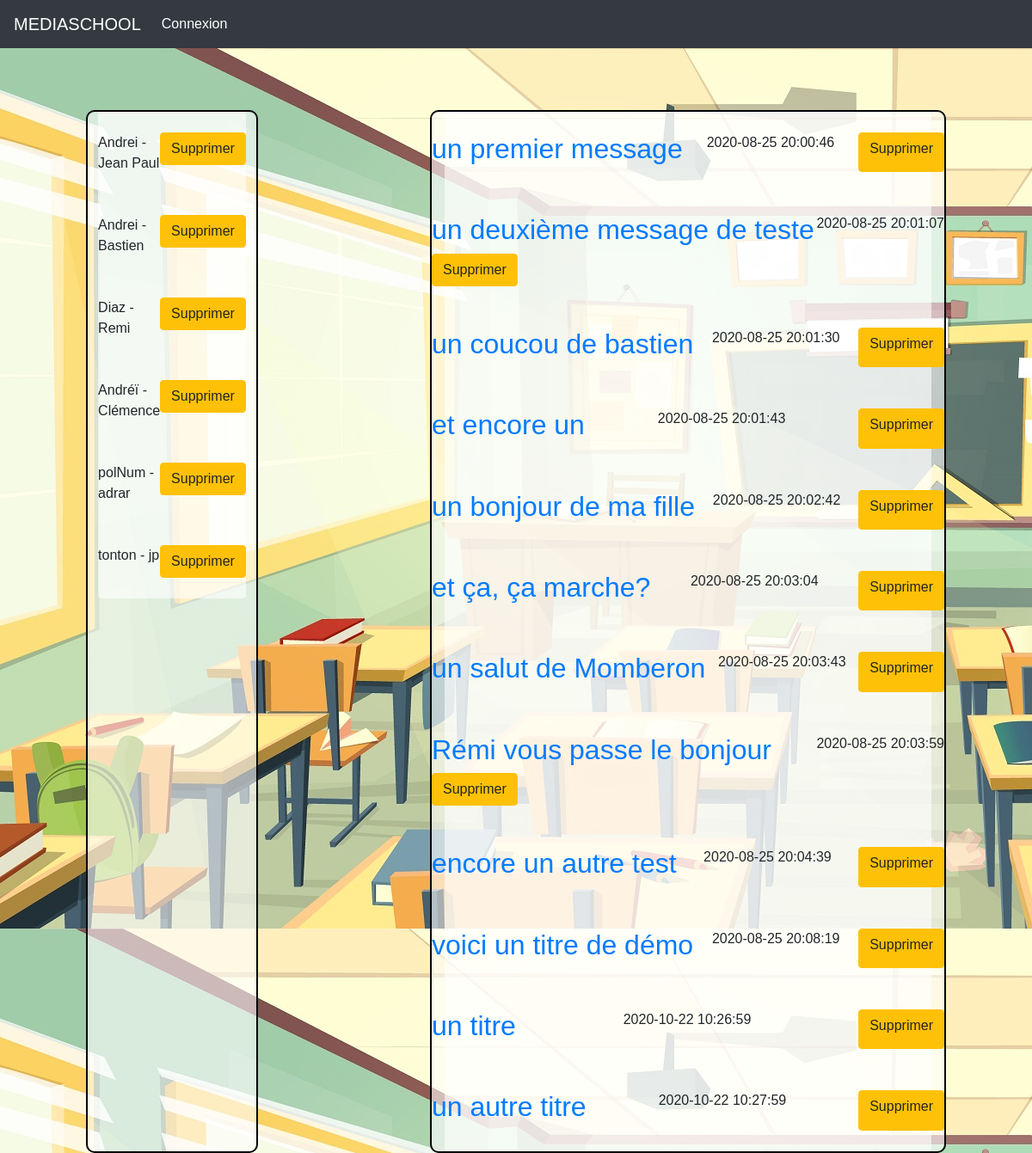
Page /view/dev-admin-school.php on the earlier database version.
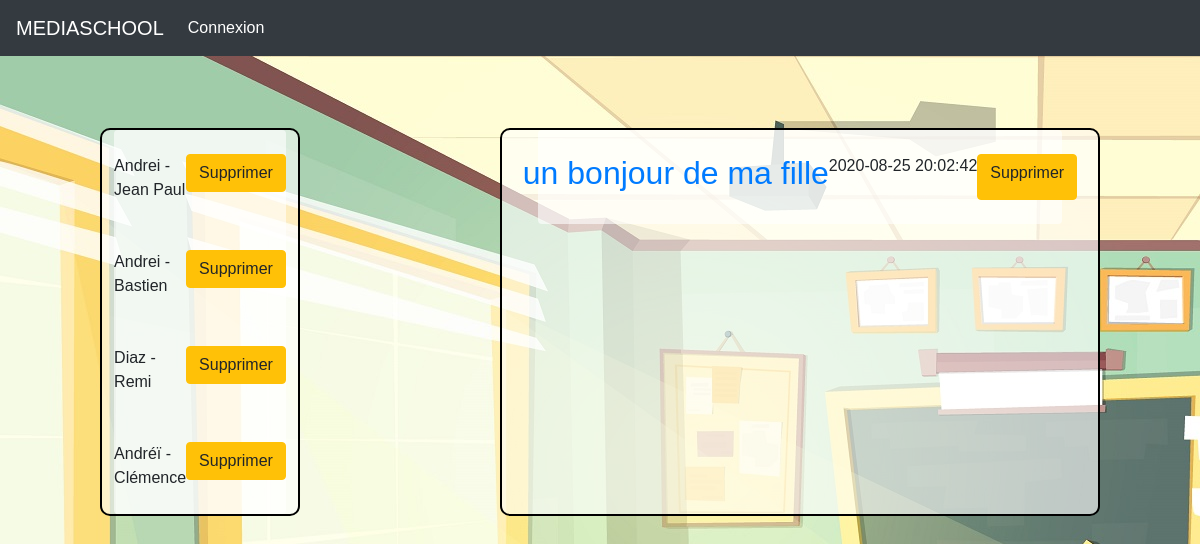
Same page on the later database version.
### tables this page shows
CREATE TABLE `users` (
  `id` int(11) NOT NULL,
  `name` varchar(50) NOT NULL,
  `surname` varchar(50) NOT NULL,
  `mail` varchar(255) NOT NULL,
  `mdp` text NOT NULL,
  `avatar` text DEFAULT NULL,
  `admin` tinyint(1) NOT NULL DEFAULT 0
);

CREATE TABLE `messages` (
  `m_id` int(11) NOT NULL,
  `createdAt` timestamp NULL DEFAULT current_timestamp(),
  `title` varchar(150) NOT NULL,
  `content` text NOT NULL,
  `id_sender` int(11) NOT NULL,
  `id_receiver` int(11) NOT NULL
);

### controller/header.control.php (called while the page is built, shortened)
<?php
if (isset($_GET['id']) && $_SESSION['admin'] == 0)
{
    $connexion = "index.php?id=" . $_SESSION['id'];
    $monCompte =  "profil.php?id=" . $_SESSION['id'];
    $error = "Vous n'avez pas les droits";
}
else if (isset($_GET['id']) && $_SESSION['admin'] == 1)
{
    $connexion = "index.php?id=" . $_SESSION['id'] . "&admin=" . $_SESSION['admin'];
    $monCompte =  "profil.php?id=" . $_SESSION['id'] . "&admin=" . $_SESSION['admin'];
    $admin = "dev-admin-school.php?id=". $_SESSION['id']."&admin=".$_SESSION['admin'];
}else{
    $connexion = "signIn.php";
}

### controller/dev-admin-school.controler.php (called while the page is built, shortened)
<?php
try {
    $conn = new PDO("mysql:host=" . $_ENV['SERVERNAME'] . ";dbname=" . $_ENV['DBNAME'] . ";charset=utf8", $_ENV['USERNAME'] , $_ENV['PASSWORD'] );
    $userList =  $conn->query("SELECT * FROM users");
    $messageList = $conn->query("SELECT * FROM messages");
} catch (\Throwable $th) {
    echo $th;
}

### view/dev-admin-school.php (the view, shortened to what this page needs)
<?php
include "../controller/head.php";
require "header.php";
include "../controller/header.control.php";
require "../controller/dev-admin-school.controler.php";
?>
<div class="container-fluid ">
    <div class="row d-flex justify-content-around">
        <div class="col-md-2 profil">
            <ul class="list-group admin-list" style="list-style-type:none;">
                <?php
                while ($listInfo = $userList->fetch()) {
                    $userId = "dev-admin-school.php?id=" . $_SESSION['id'] . "&admin=" . $_SESSION['admin'] . "&delete=" . $listInfo['id'];
                ?>
                <li class=" d-flex justify-content-between">
                    <span><?=$listInfo['name']; ?> - <?= $listInfo['surname']; ?></span>
                    <form action="" method="post">
                        <a type="submit" name="deleteUser" class="btn btn-warning" href="<?= $userId ?>">Supprimer</a>
                    </form>
                </li>
                <?php
                }
                ?>
            </ul>
        </div>
        <div class="col-md-6 profil">
            <ul class="list-group admin-list" style="list-style-type:none;">
                <?php
                while ($messageInfo = $messageList->fetch()) {
                    $articleId = "dev-admin-school.php?id=" . $_SESSION['id'] . "&admin=" . $_SESSION['admin'] . "&deleteMessage=" . $messageInfo['m_id'];
                ?>
                <li class="row d-flex justify-content-between">
                    <h2><a href="<?= $articleId ?>" name="singleArticle"
                            id="singleArticle"><?= $messageInfo['title']; ?></a></h2>
                    <span><?= $messageInfo['createdAt']; ?></span>
                    <a type="submit"  name="deleteMessage" class="btn btn-warning" href="<?= $articleId ?>">Supprimer</a>
                </li>
                <?php
                }
                ?>
            </ul>
        </div>
    </div>
</div>

### controller/head.php (shortened to what this page needs)
<!DOCTYPE html>
<html lang="fr">
<head>
    <link rel="stylesheet" href="https://stackpath.bootstrapcdn.com/bootstrap/4.5.0/css/bootstrap.min.css"
>
    <link rel="stylesheet" href="style.css">
</head>
<body>

### view/header.php (shortened to what this page needs)
<?php
require "../controller/header.control.php";
?>
<nav class="navbar navbar-expand-md navbar-dark bg-dark">
    <a class="navbar-brand" href="<?= $connexion ?>">MEDIASCHOOL</a>
    <div class="collapse navbar-collapse" id="nav">
        <ul class="navbar-nav mr-auto">
            <li class="nav-item active">
                <?php
                if (isset($_SESSION['id'])) { ?>
                <a class="nav-link" href="deconnexion.php">Déconnexion</a>
                <?php
                } else {
                ?>
                <a class="nav-link" href="signIn.php">Connexion</a>
                <?php
                }
                ?>
            </li>
        </ul>
    </div>
</nav>
<br>
<br>
<br>

### view/style.css (style rules this page uses)
body { background-image: url('./assets/bg.jpg'); background-attachment: fixed; font-family: "Gill Sans", sans-serif; }
.signUp, .signIn, .profil, .message, .list, .singlePost, .erreur { display: flex; align-items: center; border: solid 2px black; border-radius: 10px; background-color: rgba(255, 255, 255, 0.6); flex-direction: column; }
.admin-list { background-color: rgba(255, 255, 255, 0.6); }

Differences in the rows shown:
removed users: name "polNum", surname "adrar"
removed users: name "tonton", surname "jp"
removed messages: title "un premier message", createdAt "2020-08-25 20:00:46"
removed messages: title "un deuxième message de teste", createdAt "2020-08-25 20:01:07"
removed messages: title "un coucou de bastien", createdAt "2020-08-25 20:01:30"
removed messages: title "et encore un", createdAt "2020-08-25 20:01:43"
removed messages: title "et ça, ça marche?", createdAt "2020-08-25 20:03:04"
removed messages: title "un salut de Momberon", createdAt "2020-08-25 20:03:43"
removed messages: title "Rémi vous passe le bonjour", createdAt "2020-08-25 20:03:59"
removed messages: title "encore un autre test", createdAt "2020-08-25 20:04:39"
removed messages: title "voici un titre de démo", createdAt "2020-08-25 20:08:19"
removed messages: title "un titre", createdAt "2020-10-22 10:26:59"
removed messages: title "un autre titre", createdAt "2020-10-22 10:27:59"
